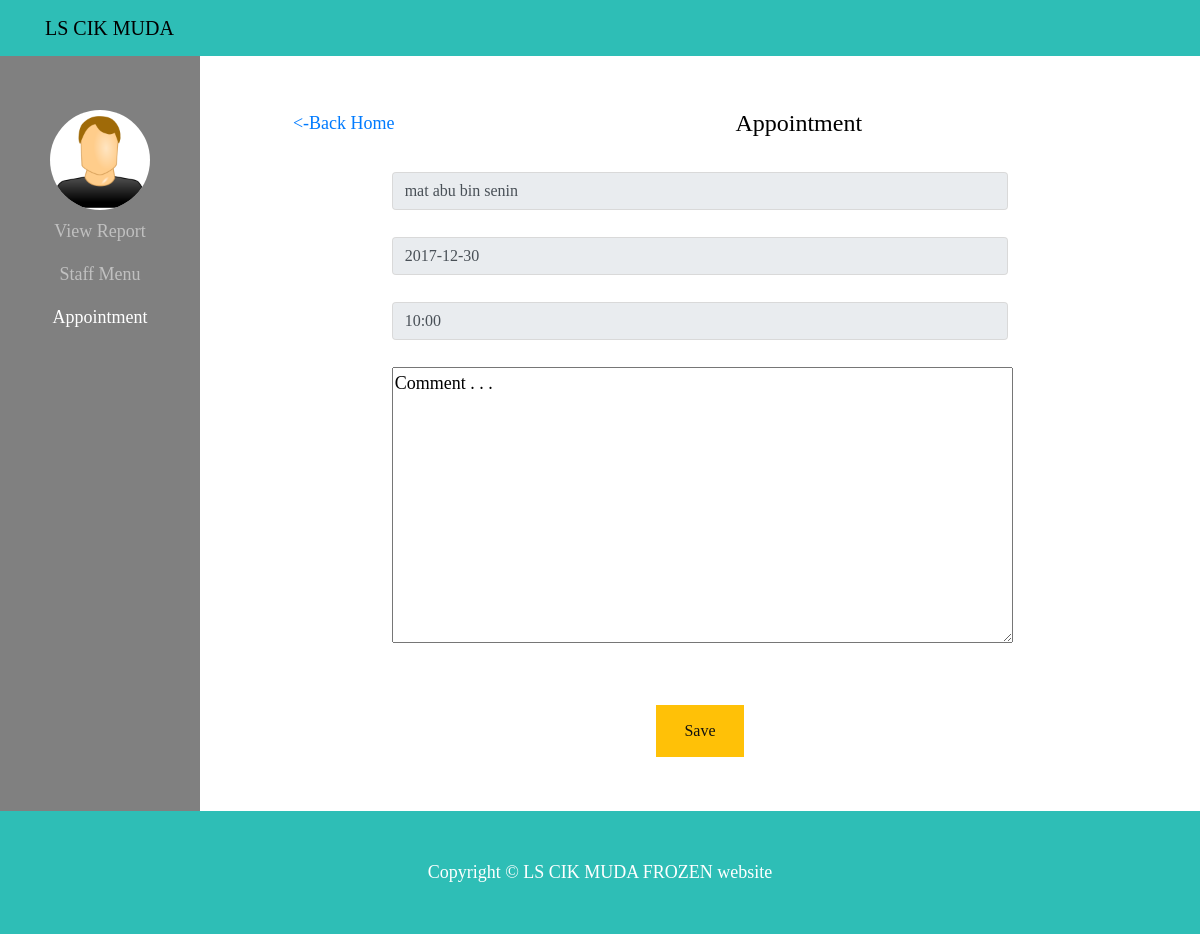
The app's page /manager/updateappointment.php?varname=3 (signed in) with its own data.
### tables this page shows
CREATE TABLE IF NOT EXISTS `appointment` (
  `id_app` int(11) NOT NULL,
  `name` varchar(50) NOT NULL,
  `detail` text NOT NULL,
  `comment` text NOT NULL,
  `date` varchar(20) NOT NULL,
  `time` varchar(20) NOT NULL,
  `status` int(1) NOT NULL
);

### manager/updateappointment.php (the view, shortened to what this page needs)
<?php
include '../connect/dbconfig.php';
$idapp = $_GET['varname'];
$sql="SELECT * FROM appointment WHERE id_app = '$idapp'" ;
$result=mysqli_query($conn,$sql);
?>
<!DOCTYPE html>
<html lang="en">
<head>
  <link href="../vendor/bootstrap/css/bootstrap.css" rel="stylesheet">
  <link href="../css/shop-homepage.css" rel="stylesheet">
</head>
<body>
  <nav class="navbar navbar-expand-lg navbar-dark bg-dark fixed-top">
    <div class="container">
      <a class="navbar-brand" href="#">LS CIK MUDA</a>
    </div>
  </nav>
  <div class="col-lg-12">
    <div class="row">
      <div class="col-2" style="background-color: gray; text-align: center; ">
        <nav class="navbar-dark">
          <br><br>
          <img src="../icon/usericon.png" alt="Avatar" style="width:100px; background-color:white; border-radius: 50%;">
          <div id="navbarResponsive">
            <ul class="navbar-nav ml-auto">
              <li class="nav-item ">
                <a class="nav-link" href="../manager/viewreport.php">View Report</a>
              </li>
              <li class="nav-item ">
                <a class="nav-link" href="../manager/staffmenu.php">Staff Menu</a>
              </li>
              <li class="nav-item active">
                <a class="nav-link" href="../manager/appointment.php">Appointment</a>
              </li>
            </ul>
          </div>
        </nav>
      </div>
      <div class="col-10" style="background-color: white; text-align: center;">
        <div class="container">
          <br><br>
          <div class="row col-lg-12">
            <div class="col-lg-3"><a href="../manager/managerhome.php"><-Back Home</a></div><div class="col-lg-9"><h4>Appointment</h4></div><div class="col-lg-3" style="text-align:right"></div>
          </div>
          <br>
          <form class="form-horizontal" method="post">
            <?php
            while ($row=mysqli_fetch_assoc($result)) {
              ?>
              <div class="row">
                <div class="col-md-2"></div>
                <div class="col-md-8">
                  <input id="name" name="name" type="text" placeholder="NAME" class="form-control input-md" value="<?php echo $row['name']; ?>" disabled>
                </div>
                <div class="col-md-2"></div>
              </div>
              <div class="row"><br></div>
              <div class="row">
                <div class="col-md-2"></div>
                <div class="col-md-8">
                  <input id="name" name="name" type="text" placeholder="NAME" class="form-control input-md" value="<?php echo $row['date']; ?>" disabled>
                </div>
                <div class="col-md-2"></div>
              </div>
              <div class="row"><br></div>
              <div class="row">
                <div class="col-md-2"></div>
                <div class="col-md-8">
                  <input id="name" name="name" type="text" placeholder="NAME" class="form-control input-md" value="<?php echo $row['time']; ?>" disabled>
                </div>
                <div class="col-md-2"></div>
              </div>
              <div class="row"><br></div>
              <div class="row">
                <div class="col-md-2"></div>
                <div class="col-md-8">
                  <textarea name="comment" rows="10" cols="60" style="overflow-y: scroll;">Comment . . . </textarea>
                </div>
                <div class="col-md-2"></div>
              </div>
              <div class="row"><br></div>
              <div class="row"><br></div>
              <?php
            }
            ?>
            <div class="row">
              <div class="col-md-4"></div>
              <div class="col-md-4">
                <button name="save" class="btn btn-warning" type="submit" >Save </button>
              </div>
              <div class="col-md-4"></div>
            </div>
          </form>
          <br><br>
        </div>
      </div>
    </div>
  </div>
  <footer class="py-5 bg-dark">
    <div class="container">
      <p class="m-0 text-center text-white">Copyright &copy; LS CIK MUDA FROZEN website</p>
    </div>
  </footer>
</body>
</html>

### css/shop-homepage.css (style rules this page uses)
body { padding-top: 54px; }
@media (min-width: 992px) { body { padding-top: 56px; } }

### records on screen
appointment: name "mat abu bin senin", name "2017-12-30", name "10:00"
